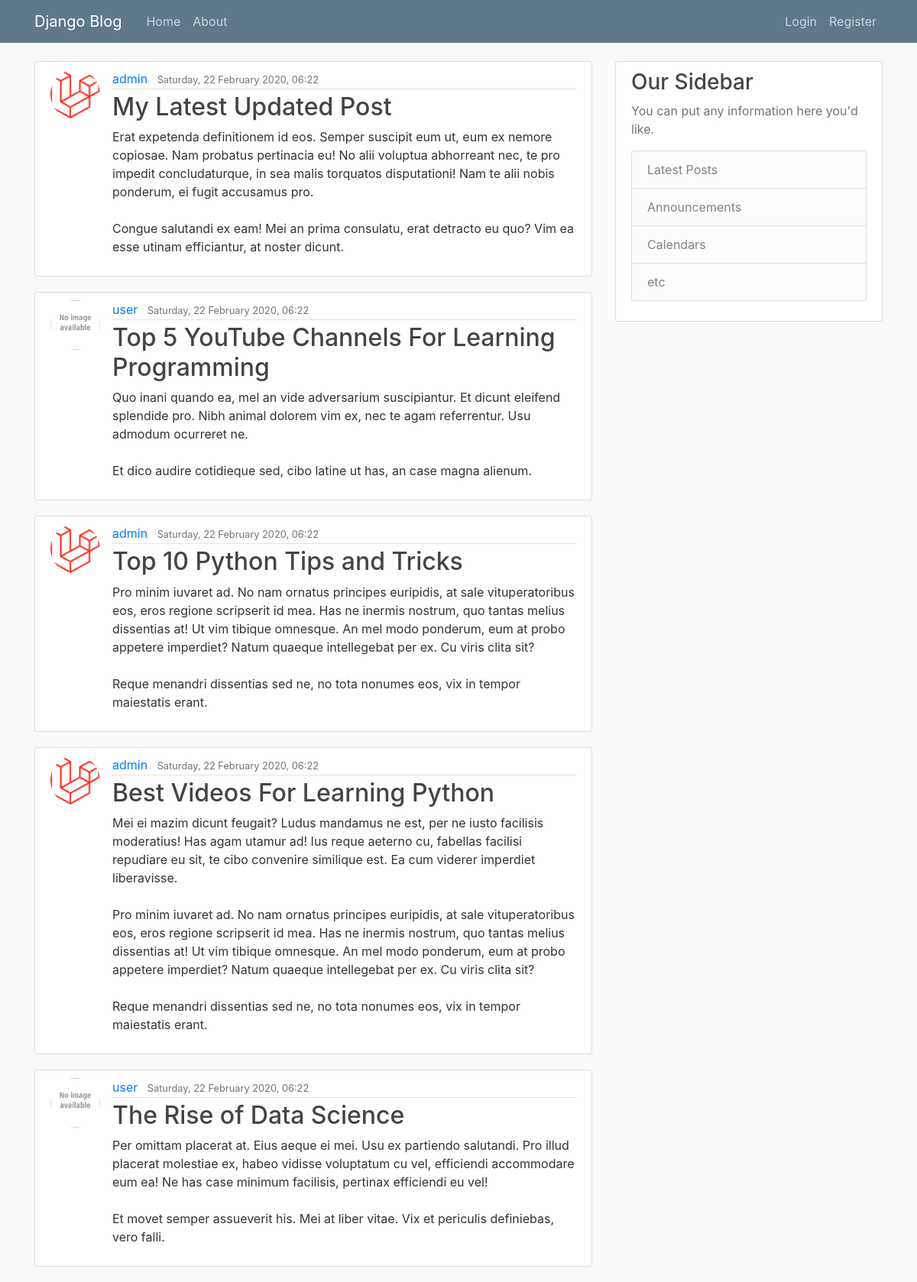
The page / on the database its author committed.
### blog/models.py (models this page shows, shortened)
class Post(models.Model):
    title = models.CharField(max_length=100)
    content = models.TextField()
    date_posted = models.DateTimeField(default=timezone.now)
    author = models.ForeignKey(User, on_delete=models.CASCADE)

### users/models.py (models this page shows, shortened)
class Profile(models.Model):
    user = models.OneToOneField(User, on_delete=models.CASCADE)
    image = models.ImageField(default='default.jpg', upload_to='profile_pics')

### blog/views.py (the view)
# urls.py: path("", PostListView.as_view(), name="blog-home"),
class PostListView(ListView):
    model = Post
    template_name = "blog/home.html"  # <app><model>_<viewtype>.html
    context_object_name = "posts"  # same name as context in home function as home.html is expecting 'posts'
    ordering = [
        "-date_posted"
    ]  # default is asc but adding the - before makes it order in desc
    paginate_by = 5

### blog/templates/blog/home.html (shortened to what this page needs)
{% extends "blog/base.html"%}
{% block content %}
    {% for post in posts %}
        <article class="media content-section">
            <img class="rounded-circle article-img" src="{{ post.author.profile.image.url }}">
            <div class="media-body">
                <div class="article-metadata">
                    <a class="mr-2" href="#">{{ post.author }}</a>
                    <small class="text-muted">{{ post.date_posted|date:"l, d F Y, H:j" }}</small>
                </div>
                <h2><a class="article-title" href="{% url 'post-detail' post.id %}">{{ post.title }}</a></h2>
                <p class="article-content">{{ post.content }}</p>
            </div>
        </article>
    {% endfor %}
{% endblock content %}

### blog/static/blog/main.css (style rules this page uses)
body { background: #fafafa; color: #333333; margin-top: 5rem; }
h1, h2, h3, h4, h5, h6 { color: #444444; }
.content-section { background: #ffffff; padding: 10px 20px; border: 1px solid #dddddd; border-radius: 3px; margin-bottom: 20px; }
.article-title { color: #444444; }
.article-content { white-space: pre-line; }
.article-img { height: 65px; width: 65px; margin-right: 16px; }
.article-metadata { padding-bottom: 1px; margin-bottom: 4px; border-bottom: 1px solid #e3e3e3 }

### rows shown on the page
Post: author.profile.image (picture), author "admin", date_posted "Saturday, 22 February 2020, 06:22", title "My Latest Updated Post", content "Erat expetenda definitionem id eos. Semper suscipit eum ut, eum ex nemore copiosae. Nam probatus pertinacia eu! No alii voluptua abhorreant nec, te pro impedit concludaturque, in sea malis torquatos disputationi! Nam te alii nobis ponderum, ei fugit accusamus pro. Congue salutandi ex eam! Mei an prima consulatu, erat detracto eu quo? Vim ea esse utinam efficiantur, at noster dicunt."
Post: author.profile.image (placeholder picture), author "user", date_posted "Saturday, 22 February 2020, 06:22", title "Top 5 YouTube Channels For Learning Programming", content "Quo inani quando ea, mel an vide adversarium suscipiantur. Et dicunt eleifend splendide pro. Nibh animal dolorem vim ex, nec te agam referrentur. Usu admodum ocurreret ne. Et dico audire cotidieque sed, cibo latine ut has, an case magna alienum."
Post: author.profile.image (picture), author "admin", date_posted "Saturday, 22 February 2020, 06:22", title "Top 10 Python Tips and Tricks", content "Pro minim iuvaret ad. No nam ornatus principes euripidis, at sale vituperatoribus eos, eros regione scripserit id mea. Has ne inermis nostrum, quo tantas melius dissentias at! Ut vim tibique omnesque. An mel modo ponderum, eum at probo appetere imperdiet? Natum quaeque intellegebat per ex. Cu viris clita sit? Reque menandri dissentias sed ne, no tota nonumes eos, vix in tempor maiestatis erant."
Post: author.profile.image (picture), author "admin", date_posted "Saturday, 22 February 2020, 06:22", title "Best Videos For Learning Python", content "Mei ei mazim dicunt feugait? Ludus mandamus ne est, per ne iusto facilisis moderatius! Has agam utamur ad! Ius reque aeterno cu, fabellas facilisi repudiare eu sit, te cibo convenire similique est. Ea cum viderer imperdiet liberavisse. Pro minim iuvaret ad. No nam ornatus principes euripidis, at sale vituperatoribus eos, eros regione scripserit id mea. Has ne inermis nostrum, quo tantas melius dissentias at! Ut vim tibique omnesque. An mel modo ponderum, eum at probo appetere imperdiet? Natum quaeque intellegebat per ex. Cu viris clita sit? Reque menandri dissentias sed ne, no tota nonumes eos, vix in tempor maiestatis erant."
Post: author.profile.image (placeholder picture), author "user", date_posted "Saturday, 22 February 2020, 06:22", title "The Rise of Data Science", content "Per omittam placerat at. Eius aeque ei mei. Usu ex partiendo salutandi. Pro illud placerat molestiae ex, habeo vidisse voluptatum cu vel, efficiendi accommodare eum ea! Ne has case minimum facilisis, pertinax efficiendi eu vel! Et movet semper assueverit his. Mei at liber vitae. Vix et periculis definiebas, vero falli."
